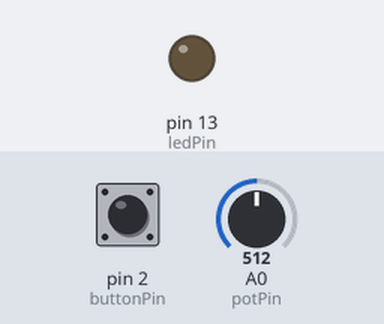
A sketch run on a simulated Arduino Uno, built with avr-gcc and run on an emulated ATmega328P. Shown: output pins drawn as LEDs (lit = HIGH). Dashed ring = blinking. The test bench sets the inputs (shaded band); at power-on: pin 2 (buttonPin) HIGH, A0 (potPin) = 512. Random numbers use the default seed unless the sketch sets one.

Above: at 1.2 s.
1.3 s: pin 2 (buttonPin) pulled LOW for 3.2 s
At 1.7 s:
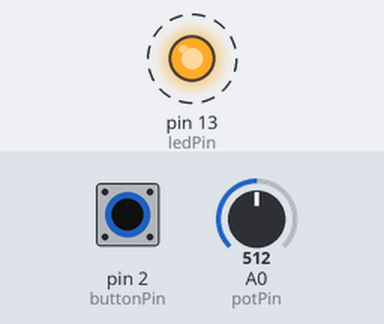
Timing chart, 0 to 6.4 s (numbered marks = the images above; inputs shaded):
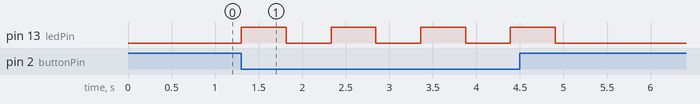

Measured:
- after the input at 1.3 s, pin 13 (ledPin): alternates HIGH for 0.52 s and LOW for 0.52 s, 8 changes in all, then stays LOW, starting at once

The sketch:

random_notes_with_speed_control.ino
```cpp
// Use if using with ATmega328 - Uno, Mega, Nano...
#include <MIDI.h> // adds the MIDI library
MIDI_CREATE_DEFAULT_INSTANCE();

// Variables are containers of a certain type. INT variables are containers that store an integer number. We use them so the code is more readable.
// Variables can be used values that won't change, like the pin of a potenciometer, or values that will change, like the reading of this potentiometer
int ledPin = 13;
int buttonPin = 2;
int potPin = A0;

int delayTime = 100;
int buttonState = HIGH;
int potState = 0;

int randomNote = 32;

void setup() {
  Serial.begin(31250); // For Serial communication. MIDI baud rate: 31250 - Serial baud rate: 9600
  pinMode(ledPin, OUTPUT); //declares a digital pin as an output, for leds, motors, etc
  pinMode(buttonPin, INPUT_PULLUP); //declares a digital pin as an input, for buttons, switches

}

void loop() {
  buttonState = digitalRead(buttonPin); // reads the state of the button and stores in the variable "buttonState"
  potState = map(analogRead(potPin), 0, 1023, 1000, 30); // reads the state of the potentiometer

  if (buttonState == LOW) { // do somthing if the button is pressed

    randomNote = random(32, 64); // generates a random note between X and Y

    MIDI.sendNoteOn(randomNote, 127, 1);  // sends MIDI note on (note, velocity, channel)
    digitalWrite(ledPin, HIGH); // set the pin to high, turns the led on
    delay(potState); // stops everything by X millisencods (uses the potentiometer)
    MIDI.sendNoteOn(randomNote, 0, 1); // sends MIDI note on (note, velocity, channel)
    digitalWrite(ledPin, LOW); // set the pin to low, turns the led off
    delay(potState);// stops everything by X millisencods (uses the potentiometer)

  }

}
```
